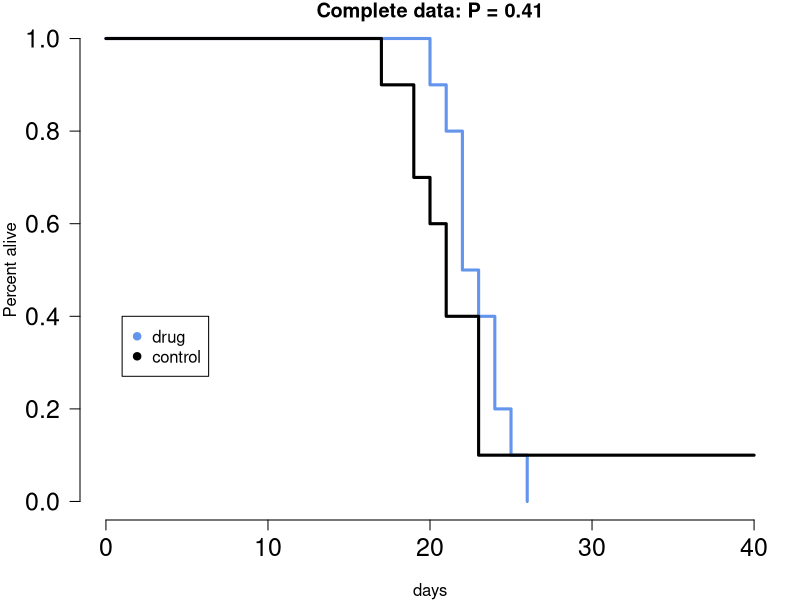
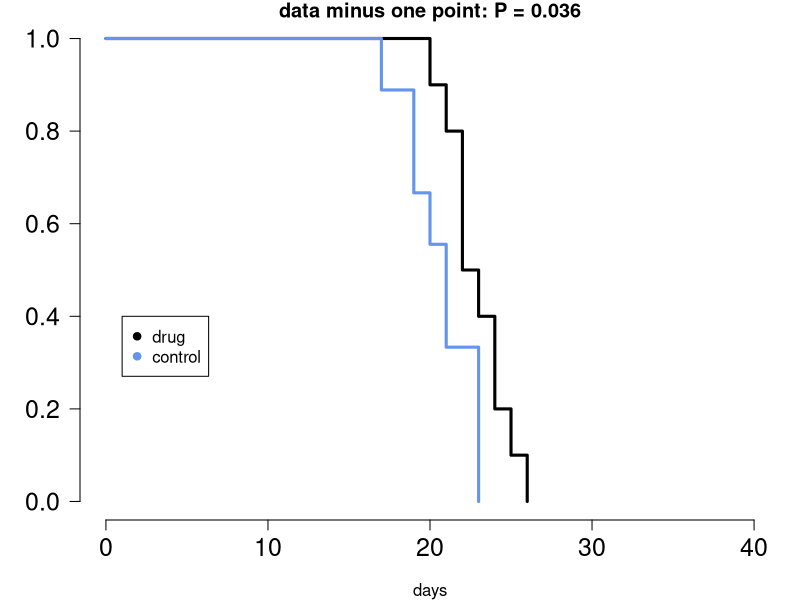
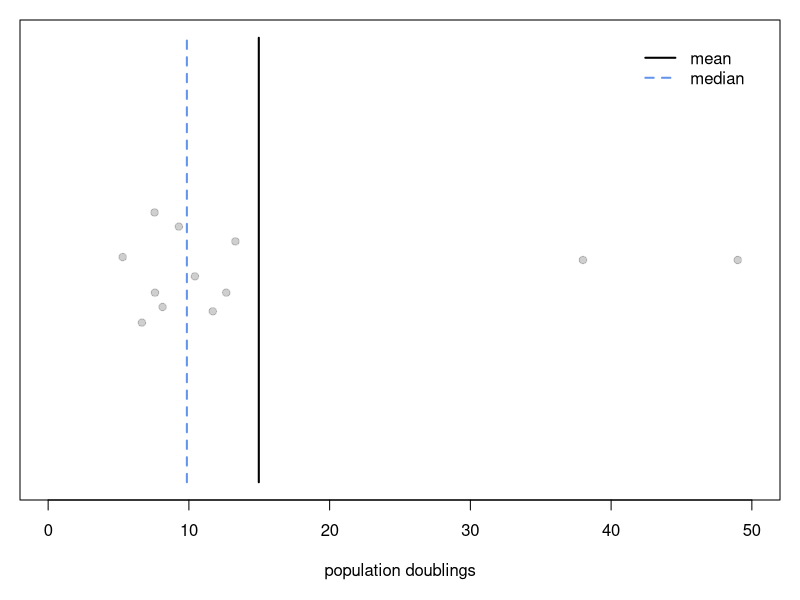
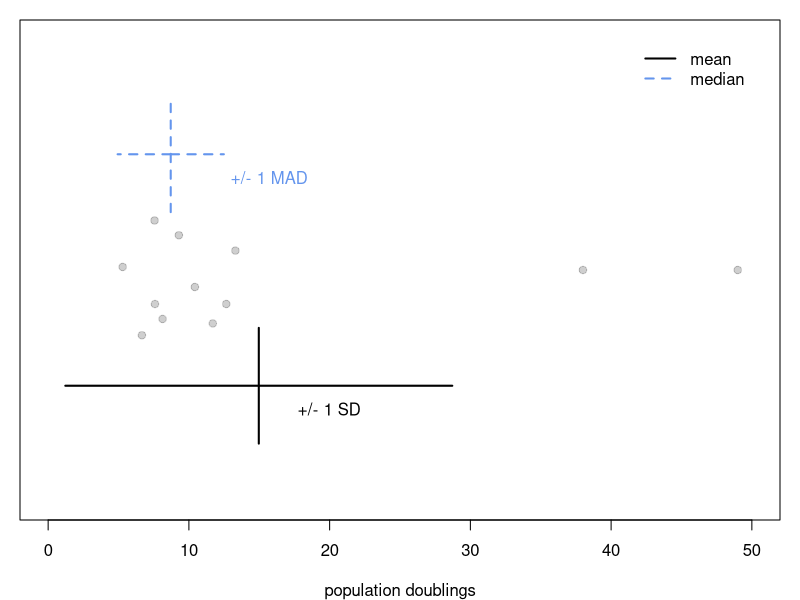
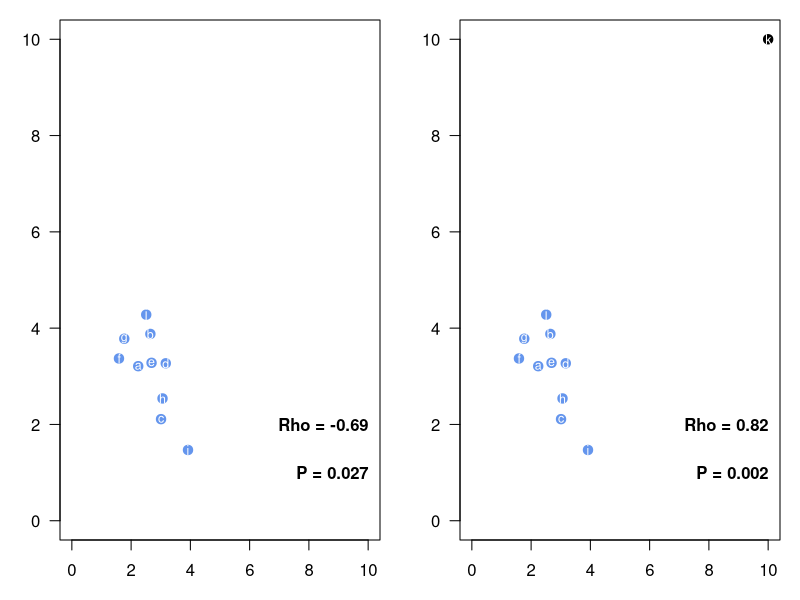
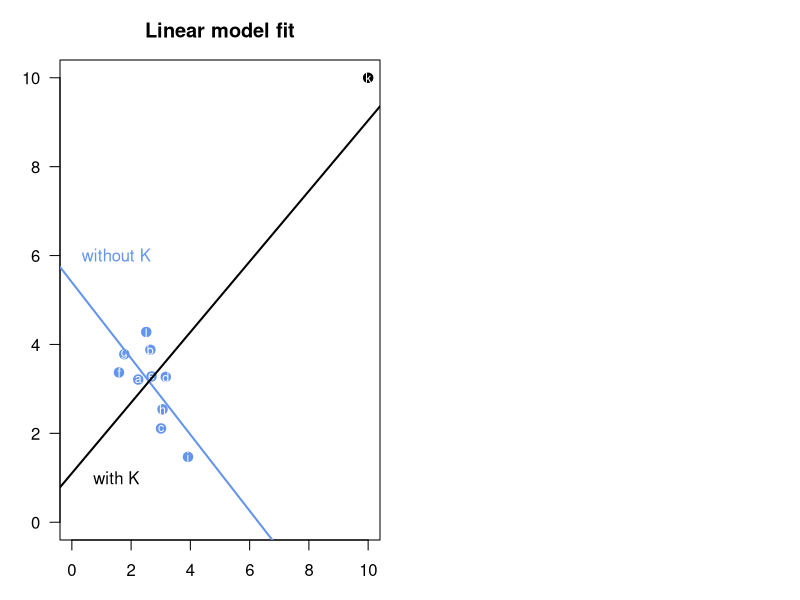
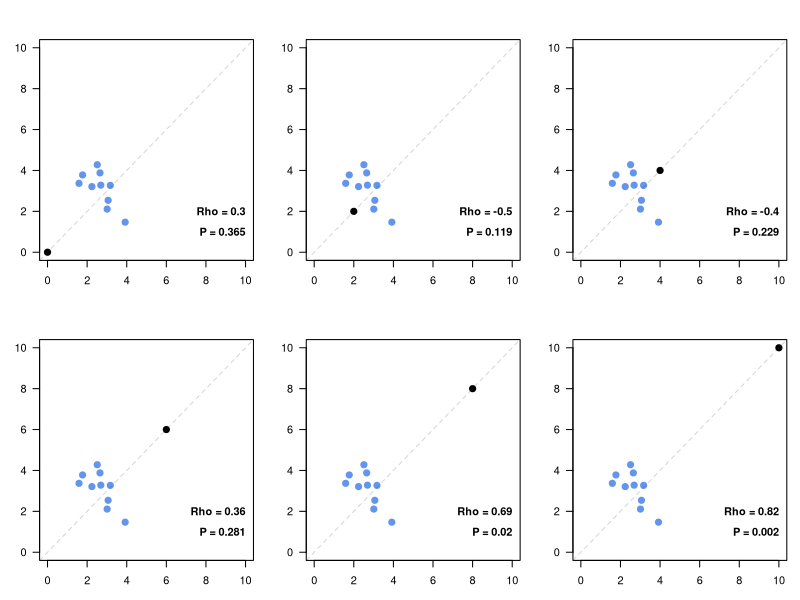
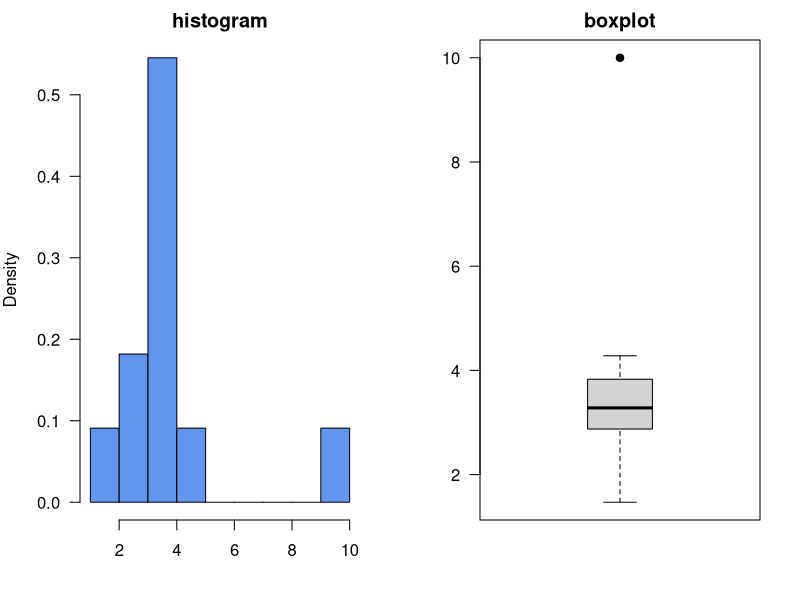

Source code (R) for these figures, in order:
## ---- chunk 1
knitr::opts_chunk$set(comment = NA)
knitr::opts_chunk$set( prompt=TRUE ) 

knitr::knit_hooks$set(small.mar = function(before, options, envir) {
    if (before) par(mar = c(2, 2, 1, 1))  # smaller margin on top and right
})
## ---- chunk 2
library(survival)
## ---- chunk 3
times=c(21,19,17,23,21,40,23,19,20,23,  26,22,24,22,23,24,20,25,22,21)
conditions=c(rep("drug", 10), rep("control", 10))
had.events =rep(1, 20)
had.events[ 6 ] = 0
surv.all = survfit(Surv(times, had.events)~conditions)
cox = coxph(formula = Surv(times,had.events==1)~conditions)
p.val = as.numeric(summary(cox)$logtest[3])
par(mar=c(4,4,1,1))
plot(surv.all, lwd=3, col=c( "cornflowerblue","black"),
        main=paste("Complete data: P =", round(p.val, 3)), las=1,
        xlab="days", cex.axis=1.5, bty="n", xlim=c(0,40), ylab="Percent alive")
legend( 1,0.4, c("drug", "control"), col=c("cornflowerblue","black"), pch=19)
## ---- chunk 4
times=c(21,19,17,23,21,NA,23,19,20,23,  26,22,24,22,23,24,20,25,22,21)
surv.all = survfit(Surv(times, had.events)~conditions)
cox = coxph(formula = Surv(times,had.events==1)~conditions)
p.val = as.numeric(summary(cox)$logtest[3])
par(mar=c(4,4,1,1))
plot(surv.all, lwd=3, col=c("black", "cornflowerblue"),
        main=paste("data minus one point: P =", round(p.val, 3)), las=1,
        xlab="days", cex.axis=1.5, bty="n", xlim=c(0,40))
legend( 1,0.4, c("drug", "control"), col=c("black", "cornflowerblue"), pch=19)
## ---- chunk 5

vals = rnorm(10, mean=10, sd=3)
valskew = c(26, 38, 35, 49)
ylocs =  jitter( rep(1,length(vals)), 3)
par(mar=c(5,1,1,1))
valskew = c(38,  49)
plot( c(vals, valskew),  
      c( ylocs, rep(1, length(valskew) ) ),
      pch=19, axes=FALSE, xlab="population doublings", ylab="", xlim=c(0, 50), ylim=c(0.8, 1.2), col="#11111133" )
box()
axis(1, seq(0,50,10))
mu = mean( c(vals, valskew) )
lines( c(mu, mu), c(0.8, 1.2), lwd=2)
med = median( c(vals, valskew) )
lines( c(med, med), c(0.8, 1.2), lwd=2, lty=2, col="cornflowerblue")
legend( 50, 1.2, c("mean", "median"), lty=c(1,2), lwd=2, box.col="white", xjust=1, col=c("black","cornflowerblue")  )

## ---- chunk 6
par(mar=c(4,1,1,1))
valskew = c(38,  49)
plot( c(vals, valskew),  
      c( ylocs, rep(1, length(valskew) ) ),
      pch=19, axes=FALSE,  xlab="population doublings", ylab="", xlim=c(0, 50), ylim=c(0.8, 1.2), col="#11111133" )
box()
axis(1, seq(0,50,10))
mu = mean( c(vals, valskew) )
lines( c(mu, mu), c(0.85, 0.95), lwd=2)
med = median( vals )
lines( c(med, med), c(1.05, 1.15), lwd=2, lty=2, col="cornflowerblue")
legend( 50, 1.2, c("mean", "median"), lty=c(1,2), lwd=2, box.col="white", xjust=1, col=c("black","cornflowerblue")  )

sample.sd=sd( c(vals, valskew) )
sample.mad=mad(c(vals, valskew) )
lines( c(mu, mu+sample.sd), c(0.9,0.9), lwd=2,  col="black")
lines( c(mu, mu-sample.sd), c(0.9,0.9), lwd=2,  col="black")
lines( c(med, med+sample.mad), c(1.1,1.1), lwd=2, lty=2, col="cornflowerblue")
lines( c(med, med-sample.mad), c(1.1,1.1), lwd=2, lty=2, col="cornflowerblue")
text(mu+5, 0.88, "+/- 1 SD")
text(med+7, 1.08, "+/- 1 MAD", col="cornflowerblue")

## ---- chunk 7
aa=c(2.24,2.65,3.01,3.17,2.69,1.59,1.77,3.06,3.92,2.51,10.00)
bb=c(3.21,3.88,2.11,3.27,3.28,3.37,3.78,2.54,1.47,4.28,10.00)
cols=c(rep("cornflowerblue", 10), "black")
layout(matrix(1:2,1,2))
c10 = cor.test(aa[1:10], bb[1:10])
c11 = cor.test(aa,bb)
cor.10 = round( c10$estimate, 2)
cor.11 = round( c11$estimate, 2)
p.10 = round( c10$p.value, 3)
p.11 = round( c11$p.value, 3)

## ---- chunk 8
#aa = c(rnorm(10)+3, 10
layout(matrix(1:2,1,2))
par(mar=c(3,3,1,1))
plot(aa[1:10],bb[1:10], pch=19, col=cols[1:10], xlim=c(0,10), ylim=c(0,10), 
     las=1, main="", xlab="", ylab="", cex=1.25)
text(10, 2,paste("Rho =", round( cor.10, 2) ), adj=1, font=2)
text(10, 1,paste("P =", round( p.10, 3) ), adj=1, font=2)
text(aa[1:10], bb[1:10], 
     c('a','b','c','d','e','f','g','h','i','j'), col="white", cex=0.75)

plot(aa,bb, pch=19, col=cols, xlim=c(0,10), ylim=c(0,10), las=1, 
     main="", xlab="", ylab="", cex=1.25)
text(10, 2,paste("Rho =", round( cor.11, 2) ), adj=1, font=2)
text(10, 1,paste("P =", round( p.11, 3) ), adj=1, font=2)
text(aa, bb, c('a','b','c','d','e','f','g','h','i','j','k'), col="white", cex=0.75)
## ---- chunk 9
par(mar=c(3,3,3,1))
plot(aa,bb, pch=19, col=cols, xlim=c(0,10), ylim=c(0,10), las=1, 
     main="Linear model fit", xlab="", ylab="", cex=1.25)
text(aa, bb, c('a','b','c','d','e','f','g','h','i','j','k'), col="white", cex=0.75)
abline( lm( bb[1:10]~aa[1:10] ), col="cornflowerblue", lwd=2)
text(1.5,6,"without K", col="cornflowerblue")
abline( lm( bb~aa ), lwd=2)
text(1.5,1,"with K")
## ---- chunk 10

layout(matrix(1:6,2,3,byrow=TRUE))
par(mar=c(3,3,3,1))
for(i in seq(from=0, to=10, by=2)){
    cx = cor.test(c(aa[1:10],i), c(bb[1:10],i) )
    cor.x = round( cx$estimate, 3)
    p.x = round( cx$p.value, 3)
    plot( c(aa[1:10],i), c(bb[1:10],i), pch=19, col=cols, xlim=c(0,10), ylim=c(0,10), 
     las=1, main="", xlab="", ylab="", cex=1.25)
    abline(0,1,lwd=1, col="#33333333", lty=2)
    paste("rho =", cor.x,"P=",p.x)
    text(10, 2,paste("Rho =", round( cor.x, 2) ), adj=1, font=2)
    text(10, 1,paste("P =", round( p.x, 3) ), adj=1, font=2)
}
## ---- chunk 11
layout(matrix(1:2,1,2))
par(mar=c(4,4,2,2))
hist(bb, breaks=10, col="cornflowerblue", main="histogram", xlab="", freq=FALSE, 
     las=1)
boxplot(bb, main="boxplot", las=1, boxwex=0.5, pch=19)
## ---- chunk 12
par(mar=c(3,5,3,1))
plot( lm(bb~aa), which=4, axes=FALSE, lwd=2)
box()
axis(2, seq(from=0, to=50, by=10), las=1)
axis(1, at=1:11, labels=letters[1:11])
## ---- chunk 13

#aa.norm = rnorm(100)
#bb.norm = rnorm(100)
aa.norm=c(-0.72,-0.51,1.01,1.61,-0.54,-1.21,-1.78,-1.59,0.62,0.02,-0.76,2.74,
          -0.76,-1.73,1.37,-2.3,-0.18,-1.58,-1.16,0.05,-1.8,-0.9,-0.6,1.12,0.39,
          -0.12,0.65,0.91,-1.55,-1.13,1.2,0.08,1.75,0.51,-0.03,-0.14,0.83,0.07,
          -0.27,-0.46,-1.46,-0.23,-0.7,-0.09,0.08,0.65,1.81,0.64,0.15,-1.02,
          0.45,0.31,-1.6,1.46,-0.35,0.05,1.56,-0.89,1.3,3.31,2.01,1.34,-0.74,
          -0.08,1.94,-0.39,-0.11,0.6,0.31,-0.28,0.61,0.43,-1.01,0.22,0.78,
          -1.34,1.65,0.47,0.63,0.06,0.08,1.71,0.62,-0.21,0.12,0.01,0.37,0.24,
          -0.46,0.45,1.22,-1.9,0.66,-0.77,0.62,-0.06,-1.91,-2.07,-0.08,0.8)
bb.norm=c(-0.46,1.9,-0.36,0.37,-1.58,1.38,-0.78,-1.2,-0.27,1.08,-1.17,0.42,
          1.66,0.45,1.68,1.42,-1.56,0.63,1.11,0.6,-1.85,0.61,0.22,-1.18,0.35,
          -1.15,0.07,0.8,-0.88,-3,-0.4,1.95,1.52,-0.66,-0.58,-0.07,0.54,-0.62,
          0.77,-0.51,-0.02,-0.56,1.48,-0.63,-1.23,-0.33,-0.19,-0.98,0.42,-1.01,
          0.14,0.3,-0.59,-0.2,1.14,0.2,-0.24,0.5,-1.3,-0.14,-0.66,-0.29,1.89,
          -0.55,-0.35,-1.28,3.15,-0.73,0.45,-0.79,-0.83,-0.57,1.71,0.46,1,1.1,
          -0.72,-1.74,-0.12,-1.46,0.86,0.96,0.2,1.63,-0.1,0.69,-1.7,-1.45,0.47,
          0.41,1.67,0.52,-1.56,0.14,0.16,-0.01,0.68,0.93,2,-0.4)
min_a=min(c(aa.norm, bb.norm) )
max_a=max(c(aa.norm, bb.norm) )
aa.dir = seq(from=min_a, to=max_a, by=(max_a-min_a)/100)
bb.dir = aa.dir
cors.s = rep(0, 10)
cors.p = rep(0, 10)
layout(matrix(1:10,2,5, byrow=TRUE))
par(mar=c(1,1,1,1))
for(i in 1:10){
    aa.x = aa.norm
    bb.x = bb.norm
    idx = sample( 1:100 )[1:(10*i)]
    aa.x[idx] = aa.dir[idx]
    bb.x[idx] = bb.dir[idx]
    cors.s[i] = cor.test( aa.x, bb.x, method="spearman" )$estimate
    cors.p[i] = cor.test( aa.x, bb.x, method="pearson" )$estimate
    plot(aa.x, bb.x, axes=FALSE, xlim=c(min_a, max_a), ylim=c(min_a-1, max_a))
    box()
    text(max_a, min_a-0.5,paste("Spearman:",round( cors.s[i],2) ), adj=1)
    text(max_a, min_a-0.8,paste("Pearson:",round( cors.p[i],2) ), adj=1)
}
## ---- chunk 14

#y=rnorm(100, 0, 0.4) + (1+seq(from=0.01,to=1, by=0.01) )
y=c(0.22,1.03,1.30,0.78,1.66,0.65,0.91,1.17,1.21,2.01,0.93,1.25,1.13,0.78,0.92,1.95,1.18,
1.02,1.60,1.12,1.69,1.70,1.04,1.78,1.41,1.46,0.40,0.46,2.26,0.89,1.26,1.98,1.03,1.17,
1.35,1.42,1.76,1.99,1.47,0.95,1.81,1.04,1.77,1.37,1.57,0.65,1.71,1.51,1.17,0.73,1.65,
1.16,1.44,1.46,2.58,1.30,1.71,1.25,1.55,1.99,2.10,1.51,1.99,1.15,2.53,1.45,1.39,1.30,
1.75,1.35,1.72,2.09,1.48,1.53,1.42,2.61,2.19,1.60,1.87,2.29,2.17,1.73,2.04,1.97,1.62,
2.27,1.38,1.82,1.68,1.18,1.54,2.19,1.71,2.01,1.89,1.63,1.21,1.35,2.26,2.28)
x=1:100
cor.before.p = cor.test(x,y)$estimate
cor.before.s = cor.test(x,y, method="spearman")$estimate
yplus = y
yplus[10] = 7.5
cor.after.p = cor.test(x, yplus)$estimate
cor.after.s = cor.test(x, yplus, method="spearman")$estimate

layout(matrix(1:2,1,2))
plot(x,y, axes=FALSE, ylim=c(0,8), ylab="Y", xlab="X", pch=19, 
     col="cornflowerblue", main="original" )
box()
axis(2, seq(from=0, to=8, by=2), las=1)
axis(1, seq(from=0, to=100, by=10), las=1 )
text(100,8,paste("Pearson:",round( cor.before.p,2) ), adj=1)
text(100,7.25,paste("Spearman:",round( cor.before.s,2) ), adj=1)

cols = rep("cornflowerblue", 100)
cols[10]="black"
plot(x, yplus, axes=FALSE, ylim=c(0,8), ylab="Y", xlab="X", pch=19,col=cols,
     main="move one point")
box()
axis(2,seq(from=0, to=8, by=2), las=1)
axis(1,seq(from=0, to=100, by=10), las=1)
text(100,8,paste("Pearson:",round( cor.after.p,2) ), adj=1)
text(100,7.25,paste("Spearman:",round( cor.after.s,2)), adj=1)
## ---- chunk 15
library(knitr)
df = data.frame(A=aa, A_ranks=rank(aa), B=bb, B_ranks=rank(bb))
kable(df)
## ---- chunk 16
layout(matrix(1:3,1,3))
par(mar=c(4,4,4,2))
cols=c(rep("cornflowerblue", 10), "black")

plot(aa,bb, pch=19, col=cols, xlim=c(0,11), ylim=c(0,11), las=1, 
     main=paste("original: rho =", cor.11,"P=",p.11), xlab="X value", ylab="Y value", cex=1.4)
text(aa, bb, c('a','b','c','d','e','f','g','h','i','j','k'), 
     col="white", cex=0.75)

plot(aa[1:10],bb[1:10], pch=19, col=cols[1:10], xlim=c(0,11), ylim=c(0,11), las=1, 
     main=paste("no K: rho =", cor.10,"P=",p.10), xlab="X value", ylab="Y value", cex=1.4)
text(aa, bb, c('a','b','c','d','e','f','g','h','i','j'), 
     col="white", cex=0.75)

cor.rank = round( cor.test(rank(aa), rank(bb))$estimate, 2)
p.rank = round( cor.test(rank(aa), rank(bb))$p.value, 2)
plot(rank(aa),rank(bb), pch=19, col=cols, xlim=c(0,11), ylim=c(0,11), las=1, main=paste("ranks: rho =", cor.rank,"P=",p.rank), xlab="X rank", ylab="Y rank", cex=1.4)
text(rank(aa), rank(bb), c('a','b','c','d','e','f','g','h','i','j','k'), 
     cex=0.75, col="white")
## ---- chunk 17
#y1 = rnorm(10)
#y2 = rnorm(10)+0.5
par(mar=c(4,3,1,1))
y = c(1.58,-0.33,-0.47,-0.55,0.54,-0.42,-1.13,-0.96,0.69,-0.73,2.28,0.41,1.05,
      1.14,3.47, 0.26,0.59,1.67,0.78,1.56)
y1=y[1:10]
y2=y[11:20]
x=jitter( c(rep(1,10),rep(2,10)) )
plot( x, y, las=1, pch=19, col="#0000ffaa", axes=FALSE, ylab="", xlab="")
box()
axis(2,-1:3, las=1)
axis(1,at=c(1,2), labels=c("Y1", "Y2"), tick=FALSE)
## ---- chunk 18
y[1] = 8
par(mar=c(4,3,1,1))
plot( x, y, las=1, pch=19, col="#0000ffaa", axes=FALSE, ylab="", xlab="")
axis(2,-1:8, las=1)
axis(1,at=c(1,2), labels=c("Y1", "Y2"), tick=FALSE)
box()
y1 = y[1:10]
## ---- chunk 19
rank( c( 3.3, 5.1, 9.0, 2.5) )
## ---- chunk 20
X = c(vals, valskew)
## ---- chunk 21
mad(X)
## ---- chunk 22
X=aa
Y=bb
## ---- chunk 23
cor.test(X, Y, method="spearman")
## ---- chunk 24
Y = bb
X = aa
## ---- chunk 25
plot( lm(Y~X), which=4 )
## ---- chunk 26
wilcox.test(x,y)
